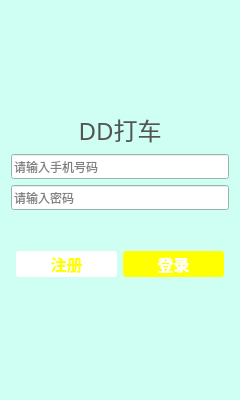
<?xml version="1.0" encoding="UTF-8"?>
<ui version="4.0">
 <class>LoginWidget</class>
 <widget class="QWidget" name="LoginWidget">
  <property name="windowModality">
   <enum>Qt::ApplicationModal</enum>
  </property>
  <property name="enabled">
   <bool>true</bool>
  </property>
  <property name="geometry">
   <rect>
    <x>0</x>
    <y>0</y>
    <width>240</width>
    <height>400</height>
   </rect>
  </property>
  <property name="sizePolicy">
   <sizepolicy hsizetype="Fixed" vsizetype="Fixed">
    <horstretch>0</horstretch>
    <verstretch>0</verstretch>
   </sizepolicy>
  </property>
  <property name="minimumSize">
   <size>
    <width>240</width>
    <height>400</height>
   </size>
  </property>
  <property name="maximumSize">
   <size>
    <width>240</width>
    <height>400</height>
   </size>
  </property>
  <property name="sizeIncrement">
   <size>
    <width>0</width>
    <height>0</height>
   </size>
  </property>
  <property name="palette">
   <palette>
    <active>
     <colorrole role="WindowText">
      <brush brushstyle="SolidPattern">
       <color alpha="255">
        <red>0</red>
        <green>0</green>
        <blue>0</blue>
       </color>
      </brush>
     </colorrole>
     <colorrole role="Button">
      <brush brushstyle="SolidPattern">
       <color alpha="255">
        <red>207</red>
        <green>255</green>
        <blue>242</blue>
       </color>
      </brush>
     </colorrole>
     <colorrole role="Light">
      <brush brushstyle="SolidPattern">
       <color alpha="255">
        <red>255</red>
        <green>255</green>
        <blue>255</blue>
       </color>
      </brush>
     </colorrole>
     <colorrole role="Midlight">
      <brush brushstyle="SolidPattern">
       <color alpha="255">
        <red>231</red>
        <green>255</green>
        <blue>248</blue>
       </color>
      </brush>
     </colorrole>
     <colorrole role="Dark">
      <brush brushstyle="SolidPattern">
       <color alpha="255">
        <red>103</red>
        <green>127</green>
        <blue>121</blue>
       </color>
      </brush>
     </colorrole>
     <colorrole role="Mid">
      <brush brushstyle="SolidPattern">
       <color alpha="255">
        <red>138</red>
        <green>170</green>
        <blue>161</blue>
       </color>
      </brush>
     </colorrole>
     <colorrole role="Text">
      <brush brushstyle="SolidPattern">
       <color alpha="255">
        <red>0</red>
        <green>0</green>
        <blue>0</blue>
       </color>
      </brush>
     </colorrole>
     <colorrole role="BrightText">
      <brush brushstyle="SolidPattern">
       <color alpha="255">
        <red>255</red>
        <green>255</green>
        <blue>255</blue>
       </color>
      </brush>
     </colorrole>
     <colorrole role="ButtonText">
      <brush brushstyle="SolidPattern">
       <color alpha="255">
        <red>0</red>
        <green>0</green>
        <blue>0</blue>
       </color>
      </brush>
     </colorrole>
     <colorrole role="Base">
      <brush brushstyle="SolidPattern">
       <color alpha="255">
        <red>255</red>
        <green>255</green>
        <blue>255</blue>
       </color>
      </brush>
     </colorrole>
     <colorrole role="Window">
      <brush brushstyle="SolidPattern">
       <color alpha="255">
        <red>207</red>
        <green>255</green>
        <blue>242</blue>
       </color>
      </brush>
     </colorrole>
     <colorrole role="Shadow">
      <brush brushstyle="SolidPattern">
       <color alpha="255">
        <red>0</red>
        <green>0</green>
        <blue>0</blue>
       </color>
      </brush>
     </colorrole>
     <colorrole role="AlternateBase">
      <brush brushstyle="SolidPattern">
       <color alpha="255">
        <red>231</red>
        <green>255</green>
        <blue>248</blue>
       </color>
      </brush>
     </colorrole>
     <colorrole role="ToolTipBase">
      <brush brushstyle="SolidPattern">
       <color alpha="255">
        <red>255</red>
        <green>255</green>
        <blue>220</blue>
       </color>
      </brush>
     </colorrole>
     <colorrole role="ToolTipText">
      <brush brushstyle="SolidPattern">
       <color alpha="255">
        <red>0</red>
        <green>0</green>
        <blue>0</blue>
       </color>
      </brush>
     </colorrole>
    </active>
    <inactive>
     <colorrole role="WindowText">
      <brush brushstyle="SolidPattern">
       <color alpha="255">
        <red>0</red>
        <green>0</green>
        <blue>0</blue>
       </color>
      </brush>
     </colorrole>
     <colorrole role="Button">
      <brush brushstyle="SolidPattern">
       <color alpha="255">
        <red>207</red>
        <green>255</green>
        <blue>242</blue>
       </color>
      </brush>
     </colorrole>
     <colorrole role="Light">
      <brush brushstyle="SolidPattern">
       <color alpha="255">
        <red>255</red>
        <green>255</green>
        <blue>255</blue>
       </color>
      </brush>
     </colorrole>
     <colorrole role="Midlight">
      <brush brushstyle="SolidPattern">
       <color alpha="255">
        <red>231</red>
        <green>255</green>
        <blue>248</blue>
       </color>
      </brush>
     </colorrole>
     <colorrole role="Dark">
      <brush brushstyle="SolidPattern">
       <color alpha="255">
        <red>103</red>
        <green>127</green>
        <blue>121</blue>
       </color>
      </brush>
     </colorrole>
     <colorrole role="Mid">
      <brush brushstyle="SolidPattern">
       <color alpha="255">
        <red>138</red>
        <green>170</green>
        <blue>161</blue>
       </color>
      </brush>
     </colorrole>
     <colorrole role="Text">
      <brush brushstyle="SolidPattern">
       <color alpha="255">
        <red>0</red>
        <green>0</green>
        <blue>0</blue>
       </color>
      </brush>
     </colorrole>
     <colorrole role="BrightText">
      <brush brushstyle="SolidPattern">
       <color alpha="255">
        <red>255</red>
        <green>255</green>
        <blue>255</blue>
       </color>
      </brush>
     </colorrole>
     <colorrole role="ButtonText">
      <brush brushstyle="SolidPattern">
       <color alpha="255">
        <red>0</red>
        <green>0</green>
        <blue>0</blue>
       </color>
      </brush>
     </colorrole>
     <colorrole role="Base">
      <brush brushstyle="SolidPattern">
       <color alpha="255">
        <red>255</red>
        <green>255</green>
        <blue>255</blue>
       </color>
      </brush>
     </colorrole>
     <colorrole role="Window">
      <brush brushstyle="SolidPattern">
       <color alpha="255">
        <red>207</red>
        <green>255</green>
        <blue>242</blue>
       </color>
      </brush>
     </colorrole>
     <colorrole role="Shadow">
      <brush brushstyle="SolidPattern">
       <color alpha="255">
        <red>0</red>
        <green>0</green>
        <blue>0</blue>
       </color>
      </brush>
     </colorrole>
     <colorrole role="AlternateBase">
      <brush brushstyle="SolidPattern">
       <color alpha="255">
        <red>231</red>
        <green>255</green>
        <blue>248</blue>
       </color>
      </brush>
     </colorrole>
     <colorrole role="ToolTipBase">
      <brush brushstyle="SolidPattern">
       <color alpha="255">
        <red>255</red>
        <green>255</green>
        <blue>220</blue>
       </color>
      </brush>
     </colorrole>
     <colorrole role="ToolTipText">
      <brush brushstyle="SolidPattern">
       <color alpha="255">
        <red>0</red>
        <green>0</green>
        <blue>0</blue>
       </color>
      </brush>
     </colorrole>
    </inactive>
    <disabled>
     <colorrole role="WindowText">
      <brush brushstyle="SolidPattern">
       <color alpha="255">
        <red>103</red>
        <green>127</green>
        <blue>121</blue>
       </color>
      </brush>
     </colorrole>
     <colorrole role="Button">
      <brush brushstyle="SolidPattern">
       <color alpha="255">
        <red>207</red>
        <green>255</green>
        <blue>242</blue>
       </color>
      </brush>
     </colorrole>
     <colorrole role="Light">
      <brush brushstyle="SolidPattern">
       <color alpha="255">
        <red>255</red>
        <green>255</green>
        <blue>255</blue>
       </color>
      </brush>
     </colorrole>
     <colorrole role="Midlight">
      <brush brushstyle="SolidPattern">
       <color alpha="255">
        <red>231</red>
        <green>255</green>
        <blue>248</blue>
       </color>
      </brush>
     </colorrole>
     <colorrole role="Dark">
      <brush brushstyle="SolidPattern">
       <color alpha="255">
        <red>103</red>
        <green>127</green>
        <blue>121</blue>
       </color>
      </brush>
     </colorrole>
     <colorrole role="Mid">
      <brush brushstyle="SolidPattern">
       <color alpha="255">
        <red>138</red>
        <green>170</green>
        <blue>161</blue>
       </color>
      </brush>
     </colorrole>
     <colorrole role="Text">
      <brush brushstyle="SolidPattern">
       <color alpha="255">
        <red>103</red>
        <green>127</green>
        <blue>121</blue>
       </color>
      </brush>
     </colorrole>
     <colorrole role="BrightText">
      <brush brushstyle="SolidPattern">
       <color alpha="255">
        <red>255</red>
        <green>255</green>
        <blue>255</blue>
       </color>
      </brush>
     </colorrole>
     <colorrole role="ButtonText">
      <brush brushstyle="SolidPattern">
       <color alpha="255">
        <red>103</red>
        <green>127</green>
        <blue>121</blue>
       </color>
      </brush>
     </colorrole>
     <colorrole role="Base">
      <brush brushstyle="SolidPattern">
       <color alpha="255">
        <red>207</red>
        <green>255</green>
        <blue>242</blue>
       </color>
      </brush>
     </colorrole>
     <colorrole role="Window">
      <brush brushstyle="SolidPattern">
       <color alpha="255">
        <red>207</red>
        <green>255</green>
        <blue>242</blue>
       </color>
      </brush>
     </colorrole>
     <colorrole role="Shadow">
      <brush brushstyle="SolidPattern">
       <color alpha="255">
        <red>0</red>
        <green>0</green>
        <blue>0</blue>
       </color>
      </brush>
     </colorrole>
     <colorrole role="AlternateBase">
      <brush brushstyle="SolidPattern">
       <color alpha="255">
        <red>207</red>
        <green>255</green>
        <blue>242</blue>
       </color>
      </brush>
     </colorrole>
     <colorrole role="ToolTipBase">
      <brush brushstyle="SolidPattern">
       <color alpha="255">
        <red>255</red>
        <green>255</green>
        <blue>220</blue>
       </color>
      </brush>
     </colorrole>
     <colorrole role="ToolTipText">
      <brush brushstyle="SolidPattern">
       <color alpha="255">
        <red>0</red>
        <green>0</green>
        <blue>0</blue>
       </color>
      </brush>
     </colorrole>
    </disabled>
   </palette>
  </property>
  <property name="tabletTracking">
   <bool>false</bool>
  </property>
  <property name="focusPolicy">
   <enum>Qt::NoFocus</enum>
  </property>
  <property name="windowTitle">
   <string>DDTaxi</string>
  </property>
  <property name="autoFillBackground">
   <bool>true</bool>
  </property>
  <layout class="QGridLayout" name="gridLayout" rowstretch="2,6,2,4,2,3,9" columnstretch="4,7,4">
   <item row="6" column="0" colspan="3">
    <spacer name="verticalSpacer">
     <property name="orientation">
      <enum>Qt::Vertical</enum>
     </property>
     <property name="sizeHint" stdset="0">
      <size>
       <width>20</width>
       <height>40</height>
      </size>
     </property>
    </spacer>
   </item>
   <item row="1" column="0">
    <spacer name="horizontalSpacer_2">
     <property name="orientation">
      <enum>Qt::Horizontal</enum>
     </property>
     <property name="sizeHint" stdset="0">
      <size>
       <width>40</width>
       <height>20</height>
      </size>
     </property>
    </spacer>
   </item>
   <item row="1" column="1">
    <widget class="QLabel" name="label_icon">
     <property name="sizePolicy">
      <sizepolicy hsizetype="Preferred" vsizetype="Preferred">
       <horstretch>0</horstretch>
       <verstretch>0</verstretch>
      </sizepolicy>
     </property>
     <property name="styleSheet">
      <string notr="true">border-image: url(:/new/icon/rsc/car.png);</string>
     </property>
     <property name="text">
      <string/>
     </property>
    </widget>
   </item>
   <item row="2" column="0" colspan="3">
    <widget class="QLabel" name="label_DD">
     <property name="sizePolicy">
      <sizepolicy hsizetype="Preferred" vsizetype="Preferred">
       <horstretch>0</horstretch>
       <verstretch>0</verstretch>
      </sizepolicy>
     </property>
     <property name="font">
      <font>
       <family>华文行楷</family>
       <pointsize>18</pointsize>
      </font>
     </property>
     <property name="styleSheet">
      <string notr="true">color: rgb(84, 84, 84);</string>
     </property>
     <property name="text">
      <string>DD打车</string>
     </property>
     <property name="alignment">
      <set>Qt::AlignCenter</set>
     </property>
    </widget>
   </item>
   <item row="1" column="2">
    <spacer name="horizontalSpacer">
     <property name="orientation">
      <enum>Qt::Horizontal</enum>
     </property>
     <property name="sizeHint" stdset="0">
      <size>
       <width>40</width>
       <height>20</height>
      </size>
     </property>
    </spacer>
   </item>
   <item row="4" column="0" colspan="3">
    <widget class="QLabel" name="label_error">
     <property name="sizePolicy">
      <sizepolicy hsizetype="Preferred" vsizetype="Preferred">
       <horstretch>0</horstretch>
       <verstretch>0</verstretch>
      </sizepolicy>
     </property>
     <property name="font">
      <font>
       <family>微软雅黑</family>
       <pointsize>9</pointsize>
      </font>
     </property>
     <property name="styleSheet">
      <string notr="true">color: rgb(84, 84, 84);</string>
     </property>
     <property name="text">
      <string/>
     </property>
     <property name="alignment">
      <set>Qt::AlignRight|Qt::AlignTrailing|Qt::AlignVCenter</set>
     </property>
    </widget>
   </item>
   <item row="0" column="1">
    <spacer name="verticalSpacer_2">
     <property name="orientation">
      <enum>Qt::Vertical</enum>
     </property>
     <property name="sizeHint" stdset="0">
      <size>
       <width>20</width>
       <height>40</height>
      </size>
     </property>
    </spacer>
   </item>
   <item row="3" column="0" colspan="3">
    <layout class="QVBoxLayout" name="verticalLayout_lineEdits">
     <item>
      <widget class="QLineEdit" name="lineEdit_username">
       <property name="sizePolicy">
        <sizepolicy hsizetype="Expanding" vsizetype="Fixed">
         <horstretch>0</horstretch>
         <verstretch>0</verstretch>
        </sizepolicy>
       </property>
       <property name="font">
        <font>
         <family>微软雅黑</family>
        </font>
       </property>
       <property name="cursor">
        <cursorShape>IBeamCursor</cursorShape>
       </property>
       <property name="accessibleDescription">
        <string>123</string>
       </property>
       <property name="echoMode">
        <enum>QLineEdit::Normal</enum>
       </property>
       <property name="dragEnabled">
        <bool>false</bool>
       </property>
       <property name="placeholderText">
        <string>请输入手机号码</string>
       </property>
       <property name="clearButtonEnabled">
        <bool>true</bool>
       </property>
      </widget>
     </item>
     <item>
      <widget class="QLineEdit" name="lineEdit_password">
       <property name="sizePolicy">
        <sizepolicy hsizetype="Expanding" vsizetype="Fixed">
         <horstretch>0</horstretch>
         <verstretch>0</verstretch>
        </sizepolicy>
       </property>
       <property name="font">
        <font>
         <family>微软雅黑</family>
        </font>
       </property>
       <property name="inputMask">
        <string/>
       </property>
       <property name="text">
        <string/>
       </property>
       <property name="echoMode">
        <enum>QLineEdit::Password</enum>
       </property>
       <property name="placeholderText">
        <string>请输入密码</string>
       </property>
       <property name="clearButtonEnabled">
        <bool>false</bool>
       </property>
      </widget>
     </item>
    </layout>
   </item>
   <item row="5" column="0" colspan="3">
    <layout class="QHBoxLayout" name="horizontalLayout_buttons">
     <property name="sizeConstraint">
      <enum>QLayout::SetDefaultConstraint</enum>
     </property>
     <property name="leftMargin">
      <number>5</number>
     </property>
     <property name="topMargin">
      <number>5</number>
     </property>
     <property name="rightMargin">
      <number>5</number>
     </property>
     <property name="bottomMargin">
      <number>5</number>
     </property>
     <item>
      <widget class="QPushButton" name="pushButton_signup">
       <property name="sizePolicy">
        <sizepolicy hsizetype="Minimum" vsizetype="Preferred">
         <horstretch>0</horstretch>
         <verstretch>0</verstretch>
        </sizepolicy>
       </property>
       <property name="palette">
        <palette>
         <active>
          <colorrole role="WindowText">
           <brush brushstyle="SolidPattern">
            <color alpha="255">
             <red>255</red>
             <green>255</green>
             <blue>0</blue>
            </color>
           </brush>
          </colorrole>
          <colorrole role="Button">
           <brush brushstyle="SolidPattern">
            <color alpha="255">
             <red>255</red>
             <green>255</green>
             <blue>255</blue>
            </color>
           </brush>
          </colorrole>
          <colorrole role="Text">
           <brush brushstyle="SolidPattern">
            <color alpha="255">
             <red>255</red>
             <green>255</green>
             <blue>0</blue>
            </color>
           </brush>
          </colorrole>
          <colorrole role="ButtonText">
           <brush brushstyle="SolidPattern">
            <color alpha="255">
             <red>255</red>
             <green>255</green>
             <blue>0</blue>
            </color>
           </brush>
          </colorrole>
          <colorrole role="Base">
           <brush brushstyle="SolidPattern">
            <color alpha="255">
             <red>255</red>
             <green>255</green>
             <blue>255</blue>
            </color>
           </brush>
          </colorrole>
          <colorrole role="Window">
           <brush brushstyle="SolidPattern">
            <color alpha="255">
             <red>255</red>
             <green>255</green>
             <blue>255</blue>
            </color>
           </brush>
          </colorrole>
         </active>
         <inactive>
          <colorrole role="WindowText">
           <brush brushstyle="SolidPattern">
            <color alpha="255">
             <red>255</red>
             <green>255</green>
             <blue>0</blue>
            </color>
           </brush>
          </colorrole>
          <colorrole role="Button">
           <brush brushstyle="SolidPattern">
            <color alpha="255">
             <red>255</red>
             <green>255</green>
             <blue>255</blue>
            </color>
           </brush>
          </colorrole>
          <colorrole role="Text">
           <brush brushstyle="SolidPattern">
            <color alpha="255">
             <red>255</red>
             <green>255</green>
             <blue>0</blue>
            </color>
           </brush>
          </colorrole>
          <colorrole role="ButtonText">
           <brush brushstyle="SolidPattern">
            <color alpha="255">
             <red>255</red>
             <green>255</green>
             <blue>0</blue>
            </color>
           </brush>
          </colorrole>
          <colorrole role="Base">
           <brush brushstyle="SolidPattern">
            <color alpha="255">
             <red>255</red>
             <green>255</green>
             <blue>255</blue>
            </color>
           </brush>
          </colorrole>
          <colorrole role="Window">
           <brush brushstyle="SolidPattern">
            <color alpha="255">
             <red>255</red>
             <green>255</green>
             <blue>255</blue>
            </color>
           </brush>
          </colorrole>
         </inactive>
         <disabled>
          <colorrole role="WindowText">
           <brush brushstyle="SolidPattern">
            <color alpha="255">
             <red>255</red>
             <green>255</green>
             <blue>0</blue>
            </color>
           </brush>
          </colorrole>
          <colorrole role="Button">
           <brush brushstyle="SolidPattern">
            <color alpha="255">
             <red>255</red>
             <green>255</green>
             <blue>255</blue>
            </color>
           </brush>
          </colorrole>
          <colorrole role="Text">
           <brush brushstyle="SolidPattern">
            <color alpha="255">
             <red>255</red>
             <green>255</green>
             <blue>0</blue>
            </color>
           </brush>
          </colorrole>
          <colorrole role="ButtonText">
           <brush brushstyle="SolidPattern">
            <color alpha="255">
             <red>255</red>
             <green>255</green>
             <blue>0</blue>
            </color>
           </brush>
          </colorrole>
          <colorrole role="Base">
           <brush brushstyle="SolidPattern">
            <color alpha="255">
             <red>255</red>
             <green>255</green>
             <blue>255</blue>
            </color>
           </brush>
          </colorrole>
          <colorrole role="Window">
           <brush brushstyle="SolidPattern">
            <color alpha="255">
             <red>255</red>
             <green>255</green>
             <blue>255</blue>
            </color>
           </brush>
          </colorrole>
         </disabled>
        </palette>
       </property>
       <property name="font">
        <font>
         <family>微软雅黑</family>
         <pointsize>12</pointsize>
         <weight>75</weight>
         <bold>true</bold>
        </font>
       </property>
       <property name="cursor">
        <cursorShape>PointingHandCursor</cursorShape>
       </property>
       <property name="autoFillBackground">
        <bool>false</bool>
       </property>
       <property name="styleSheet">
        <string notr="true">QPushButton { background-color: rgb(255, 255, 255); border-radius: 3px; color: rgb(255, 255, 0);border-color: rgb(127, 127, 127); } QPushButton:hover { background-color: rgb(255, 255, 0);color: rgb(255, 255, 255); }
</string>
       </property>
       <property name="text">
        <string>注册</string>
       </property>
      </widget>
     </item>
     <item>
      <widget class="QPushButton" name="pushButton_signin">
       <property name="sizePolicy">
        <sizepolicy hsizetype="Minimum" vsizetype="Preferred">
         <horstretch>0</horstretch>
         <verstretch>0</verstretch>
        </sizepolicy>
       </property>
       <property name="font">
        <font>
         <family>微软雅黑</family>
         <pointsize>12</pointsize>
         <weight>75</weight>
         <bold>true</bold>
        </font>
       </property>
       <property name="cursor">
        <cursorShape>PointingHandCursor</cursorShape>
       </property>
       <property name="autoFillBackground">
        <bool>false</bool>
       </property>
       <property name="styleSheet">
        <string notr="true">QPushButton {  background-color: rgb(255, 255, 0);color: rgb(255, 255, 255); border-radius: 3px; border-color: rgb(127, 127, 127); } QPushButton:hover { background-color: rgb(255, 255, 255);color: rgb(255, 255, 0);}
</string>
       </property>
       <property name="text">
        <string>登录</string>
       </property>
       <property name="default">
        <bool>true</bool>
       </property>
      </widget>
     </item>
    </layout>
   </item>
  </layout>
 </widget>
 <layoutdefault spacing="6" margin="11"/>
 <resources/>
 <connections/>
</ui>
